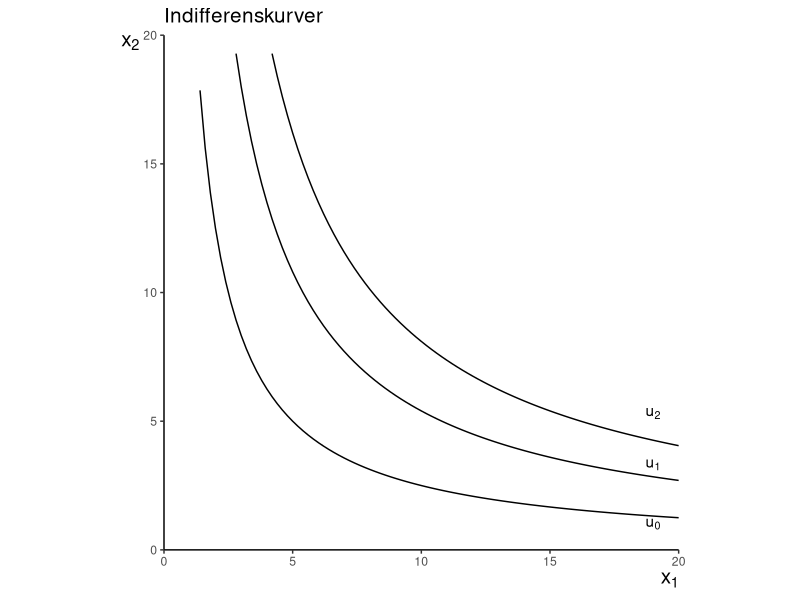
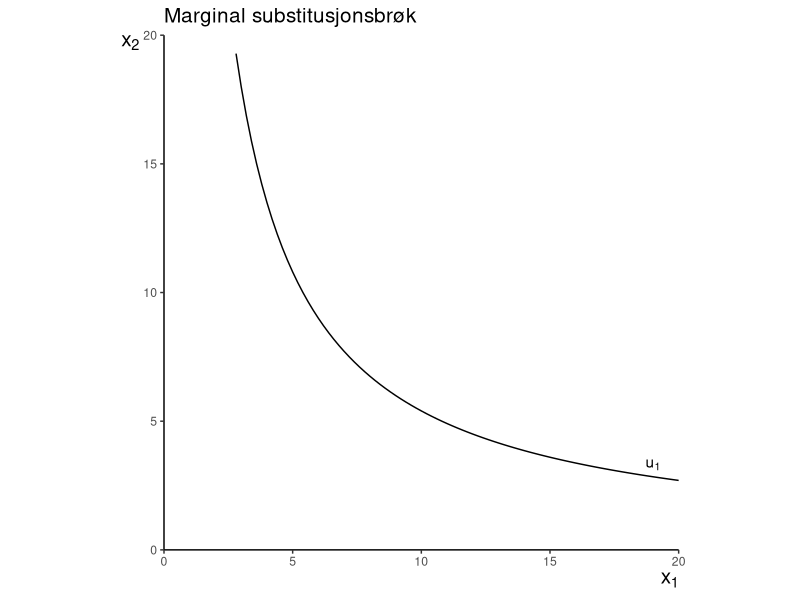
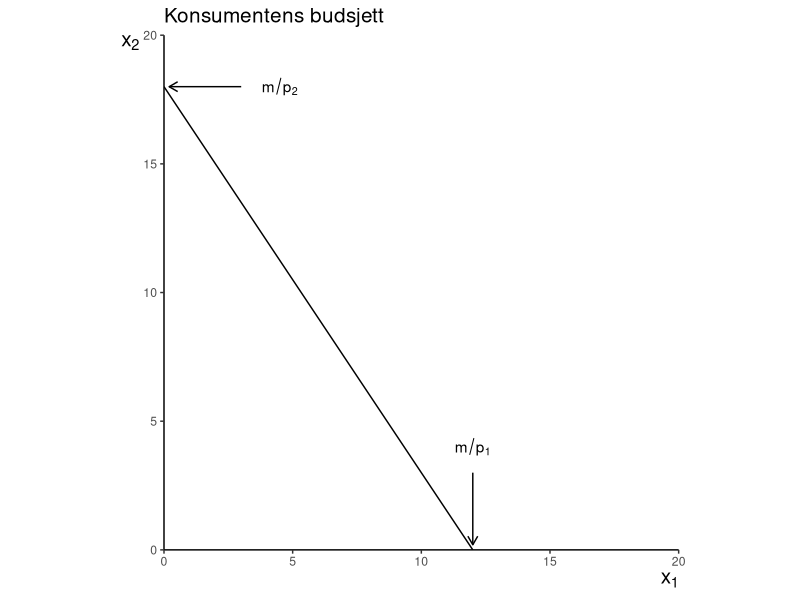
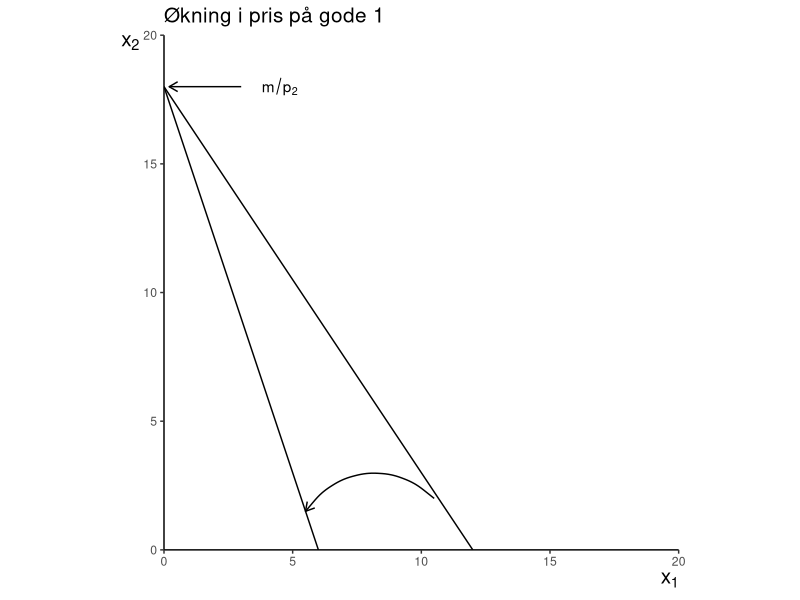
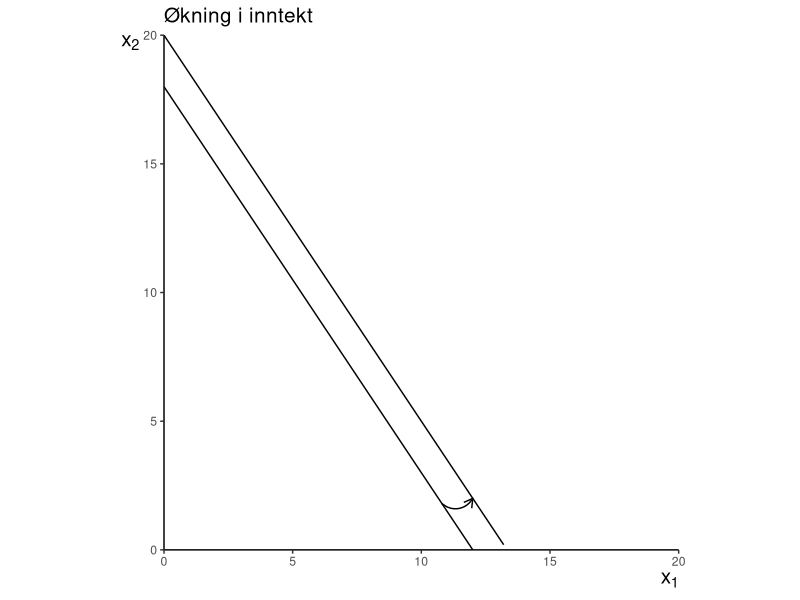
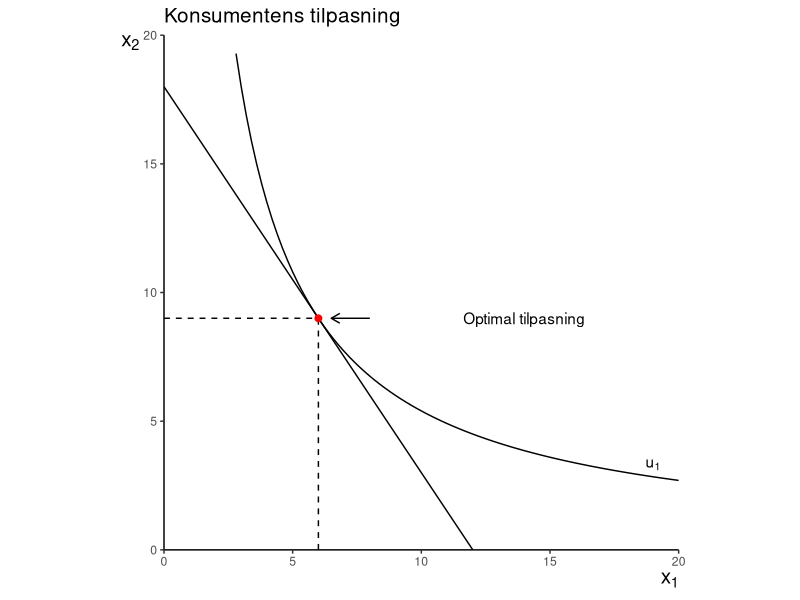
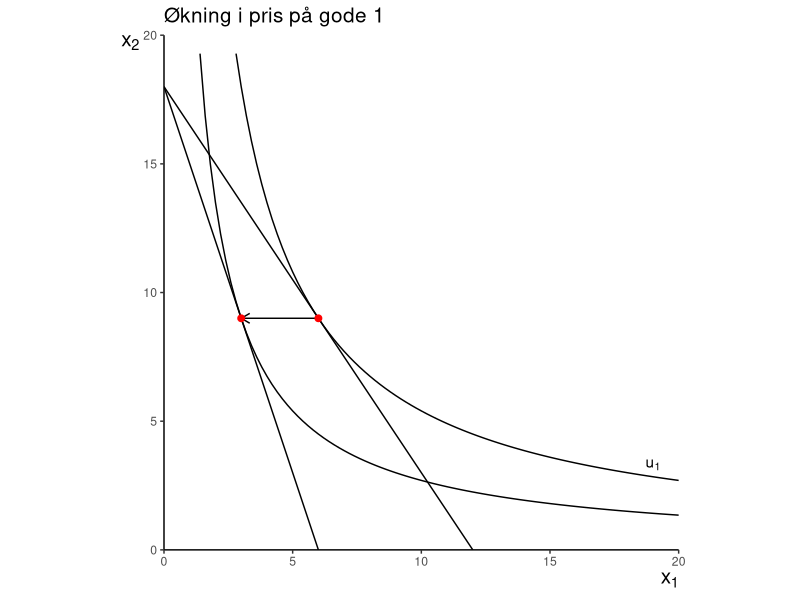
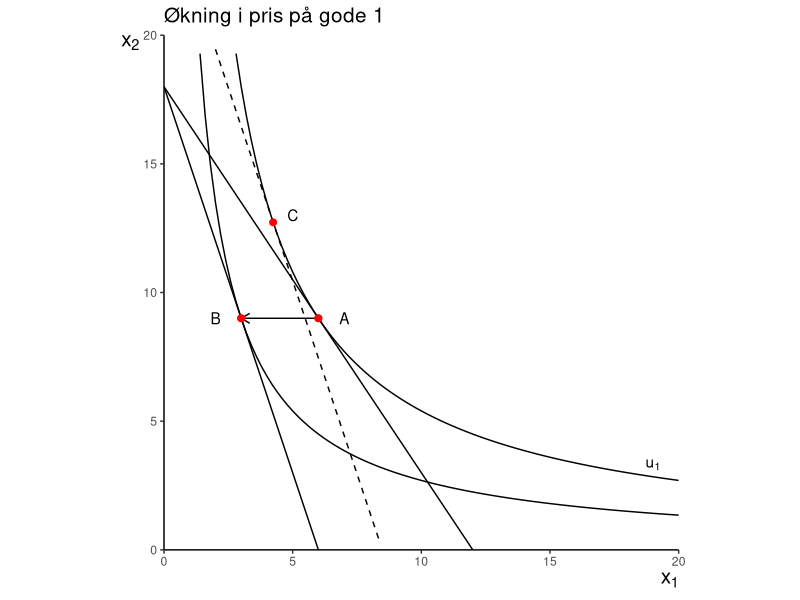

R code for these plots, in order:
## ---- chunk 1
knitr::opts_chunk$set(warning = FALSE)
## ---- chunk 2

rm(list = ls())

suppressPackageStartupMessages(library(tidyverse))


#lag aksen for tegningen

axes_1 <- ggplot()+
  labs(x=expression(x[1]), y=expression(x[2]))+
  theme(axis.title = element_text(size = 15),
        plot.title = element_text(size = 15),
        panel.background = element_blank(), # hvit bakgrunn
        axis.line = element_line(colour = "black"), # sett inn akselinjer
        axis.title.x = element_text(hjust = 1),
        axis.title.y = element_text(angle = 0, vjust = 1, hjust=1))+ # juster labels på aksene  
  coord_fixed(ratio = 1)+ # lik skala for x og y aksen
  scale_x_continuous(limits = c(0, 20), expand = c(0, 0))+
  scale_y_continuous(limits = c(0, 20), expand = c(0, 0)) # begrense aksene
# og sikre at akselinjene møttes i (0,0).

# nyttefunkjsonen som brukes U=x1^.5x2^.5 (Cobb-Douglas)

# vi angir noen indifferenskurver

I_0 <- function(x_1) (5^2)/x_1 # nyttenivå 5
I_1 <- function(x_1) (7.3485^2)/x_1 # nytte=7.3485
I_2 <- function(x_1) (9^2)/x_1 # nytte =9

figur_1 <- axes_1 + labs(title="Indifferenskurver")+
  stat_function(
        fun=I_0,
        mapping = aes()
        ) +
  stat_function(
                fun=I_1,
                mapping = aes()
  ) +
  stat_function(
                fun=I_2,
                mapping = aes()
  )+
  annotate("text",x=19,y=1, label=expression(u[0]))+
  annotate("text",x=19,y=3.3, label=expression(u[1]))+
  annotate("text",x=19,y=5.3, label=expression(u[2]))

figur_1
## ---- chunk 3

figur_2 <- axes_1+
  labs(title="Marginal substitusjonsbrøk")+
  stat_function(
                fun=I_1,
                mapping = aes()
  )+
  annotate("text",x=19,y=3.3, label=expression(u[1]))


#+
 # geom_segment(aes(x=0, y=17.9, xend=10.8, yend=0))+
#  geom_segment(aes(x=5, y=0, xend=5, yend=9.8), linetype="dashed")+
 # geom_segment(aes(x=0, y=9.8, xend=5, yend=9.8), linetype="dashed")
  

figur_2
## ---- chunk 4
# p1=1.5 p2=1, m=18

buds_0 <- function(x_1) 18-1.5*x_1

figur_3 <- axes_1+
  labs(title="Konsumentens budsjett")+
  stat_function(
                fun=buds_0,
                mapping = aes()
  )+
  annotate("text",x=4.5,y=18, label=expression(m/p[2]))+
  geom_segment(aes(x=3, y=18, xend=.2, yend=18),
               arrow = arrow(length = unit(0.25, "cm")))+
  annotate("text",x=12,y=4., label=expression(m/p[1]))+
  geom_segment(aes(x=12, y=3, xend=12, yend=.2),
               arrow = arrow(length = unit(0.25, "cm")))

figur_3
## ---- chunk 5

# øker p1 til 3
buds_1 <-  function(x_1) 18-3*x_1

figur_4 <- axes_1+
  labs(title="Økning i pris på gode 1")+
  stat_function(
                fun=buds_0,
                mapping = aes()
  )+
   stat_function(
                fun=buds_1,
                mapping = aes()
  )+
  annotate("text",x=4.5,y=18, label=expression(m/p[2]))+
  geom_segment(aes(x=3, y=18, xend=.2, yend=18),
               arrow = arrow(length = unit(0.25, "cm")))+
  geom_curve(aes(x=10.5, y=2, xend=5.5, yend=1.5),
               arrow = arrow(length = unit(0.25, "cm")))

figur_4
## ---- chunk 6

# øke inntekt til 20
buds_2 <-  function(x_1) 20-1.5*x_1

figur_5 <- axes_1+
  labs(title="Økning i inntekt")+
  stat_function(
                fun=buds_0,
                mapping = aes()
  )+
   stat_function(
                fun=buds_2,
                mapping = aes()
  )+
  geom_curve(aes(x=10.8, y=1.8, xend=12, yend=2),
               arrow = arrow(length = unit(0.25, "cm")))

figur_5
## ---- chunk 7

figur_6 <- axes_1+
  labs(title="Konsumentens tilpasning")+
  stat_function(
                fun=I_1,
                mapping = aes()
  )+
  stat_function(
                fun=buds_0,
                mapping = aes()
  )+
  annotate("text",x=19,y=3.3, label=expression(u[1]))+
  geom_segment(aes(x=6, y=0, xend=6, yend=9), linetype="dashed")+
  geom_segment(aes(x=0, y=9, xend=6, yend=9), linetype="dashed")+
  annotate("text",x=14,y=9, label="Optimal tilpasning")+
  geom_segment(aes(x=8, y=9, xend=6.5, yend=9),
               arrow = arrow(length = unit(0.25, "cm")))+
  geom_point(aes(x = 6, y = 9), color = "red", size = 2)
  

figur_6

# løsning x1=6 x2=9
## ---- chunk 8
# øk pris på p1 til 3

I_ny <- function(x_1) (5.196^2)/x_1 # nyttenivå 5.196
figur_7 <- axes_1+
  labs(title="Økning i pris på gode 1")+
  stat_function(
                fun=I_1,
                mapping = aes()
  )+
  stat_function(
                fun=I_ny,
                mapping = aes()
  )+
  stat_function(
                fun=buds_0,
                mapping = aes()
  )+
  stat_function(
                fun=buds_1,
                mapping = aes()
  )+
  annotate("text",x=19,y=3.3, label=expression(u[1]))+
  geom_segment(aes(x=6, y=9, xend=3, yend=9),
               arrow = arrow(length = unit(0.25, "cm")))+
  geom_point(aes(x = 6, y = 9), color = "red", size = 2)+
  geom_point(aes(x = 3, y = 9), color = "red", size = 2)
  

figur_7

# ny tilpasning x1=3 x2=9
## ---- chunk 9
fikt_bud <- function(x_1) 25.456-3*x_1

figur_8 <- figur_7+
  stat_function(
                fun=fikt_bud,
                mapping = aes(), linetype="dashed"
  )+
  annotate("text",x=7,y=9, label="A")+
  annotate("text",x=2,y=9, label="B")+
  annotate("text",x=5,y=13, label="C")+
  geom_point(aes(x = 6, y = 9), color = "red", size = 2)+
  geom_point(aes(x = 3, y = 9), color = "red", size = 2)+
  geom_point(aes(x = 4.24, y = 12.728), color = "red", size = 2)
  

figur_8
## ---- chunk 10
figur_8
## ---- chunk 11
figur_8
